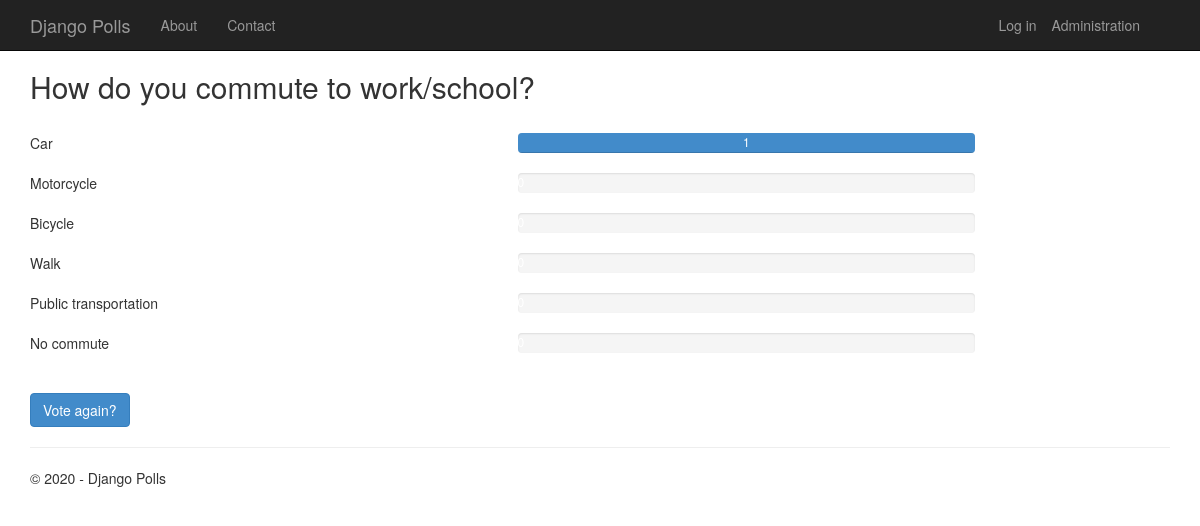
The app's page /2/results/ with its own data.
### app/models.py (models this page shows, shortened)
class Poll(models.Model):
    text = models.CharField(max_length=200)
    pub_date = models.DateTimeField('date published')
    author = models.CharField(max_length=100, blank=True)
    def total_votes(self):
        return self.choice_set.aggregate(Sum('votes'))['votes__sum']

class Choice(models.Model):
    poll = models.ForeignKey(Poll, on_delete=models.CASCADE)
    text = models.CharField(max_length=200)
    votes = models.IntegerField(default=0)
    def votes_percentage(self):
        total=self.poll.total_votes()
        return self.votes / float(total) * 100 if total > 0 else 0

### app/views.py (the view)
class PollResultsView(DetailView):
    model = Poll
    def get_context_data(self, **kwargs):
        context = super(PollResultsView, self).get_context_data(**kwargs)
        context['title'] = 'Results'
        context['year'] = datetime.now().year
        return context

### app/templates/app/results.html
{% extends "app/layout.html" %}
{% block content %}
<h2>{{ poll.text }}</h2>
<br />
{% for choice in poll.choice_set.all %}
<div class="row">
    <div class="col-sm-5">{{choice.text}}</div>
    <div class="col-sm-5">
        <div class="progress">
            <div class="progress-bar" role="progressbar" aria-valuenow="{{choice.votes}}" aria-valuemin="0" aria-valuemax="{{poll.total_votes}}" style="width: {{choice.votes_percentage}}%;">
                {{choice.votes}}
            </div>
        </div>
    </div>
</div>
{% endfor %}
<br />
<a class="btn btn-primary" href="{% url 'app:detail' poll.id %}">Vote again?</a>
{% endblock %}

### app/static/app/content/site.css (style rules this page uses)
body { padding-top: 50px; padding-bottom: 20px; }

### records on screen
Poll: text "How do you commute to work/school?"
Choice: text "Car", votes "1"
Choice: text "Motorcycle"
Choice: text "Bicycle"
Choice: text "Walk"
Choice: text "Public transportation"
Choice: text "No commute"

### other values on screen
{{ year }} "2020"
